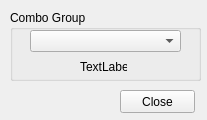
<?xml version="1.0" encoding="UTF-8"?>
<ui version="4.0">
 <class>Form</class>
 <widget class="QWidget" name="Form">
  <property name="geometry">
   <rect>
    <x>0</x>
    <y>0</y>
    <width>207</width>
    <height>120</height>
   </rect>
  </property>
  <property name="windowTitle">
   <string>Form</string>
  </property>
  <widget class="QGroupBox" name="groupBox">
   <property name="geometry">
    <rect>
     <x>10</x>
     <y>10</y>
     <width>191</width>
     <height>71</height>
    </rect>
   </property>
   <property name="title">
    <string>Combo Group</string>
   </property>
   <widget class="QComboBox" name="comboBox_choices">
    <property name="geometry">
     <rect>
      <x>20</x>
      <y>20</y>
      <width>151</width>
      <height>22</height>
     </rect>
    </property>
   </widget>
   <widget class="QLabel" name="label_output">
    <property name="geometry">
     <rect>
      <x>70</x>
      <y>50</y>
      <width>47</width>
      <height>13</height>
     </rect>
    </property>
    <property name="text">
     <string>TextLabel</string>
    </property>
   </widget>
  </widget>
  <widget class="QPushButton" name="pushButton_close">
   <property name="geometry">
    <rect>
     <x>120</x>
     <y>90</y>
     <width>75</width>
     <height>23</height>
    </rect>
   </property>
   <property name="text">
    <string>Close</string>
   </property>
  </widget>
 </widget>
 <resources/>
 <connections/>
</ui>
